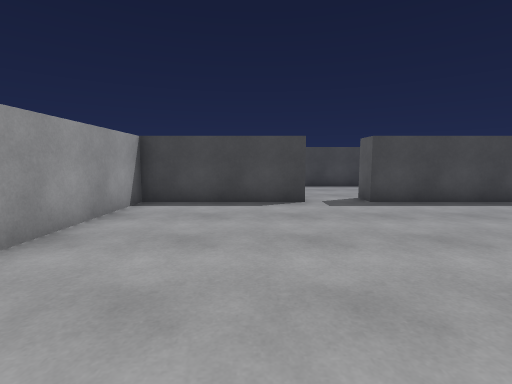
View 1 (above)

15 first-person views from a walk through a scene from a Unity 3-D project. The camera is 1.2 m above the floor, tilts 6° down and sees 85° across. Doors are open. The floor is counted in squares, 1 m on a side. Each view is taken from the middle of a square. On the plan, view 1 faces up. The plan holds only what a view shows up to about 13 squares ahead; the rest is blank. The place goes on beyond the plan. The player is left out.

View 2
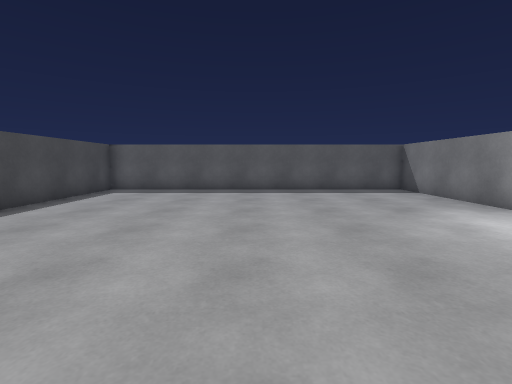

View 3
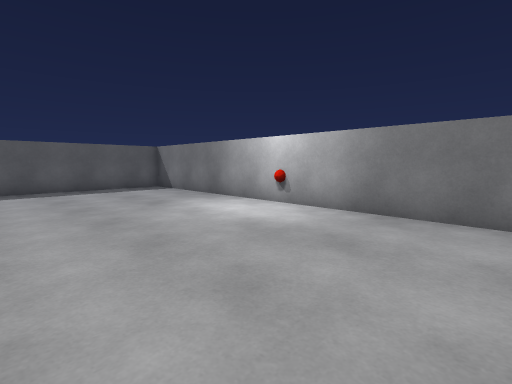

View 4
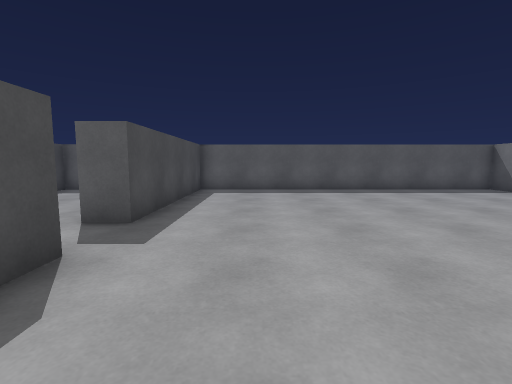

View 5
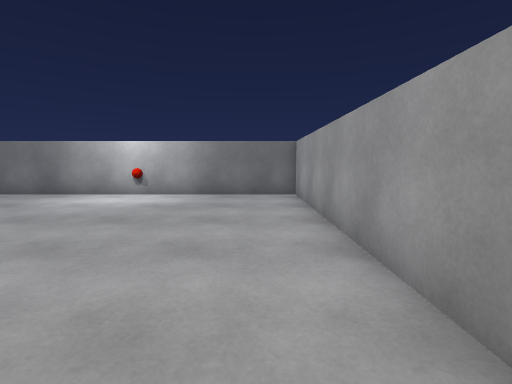

View 6
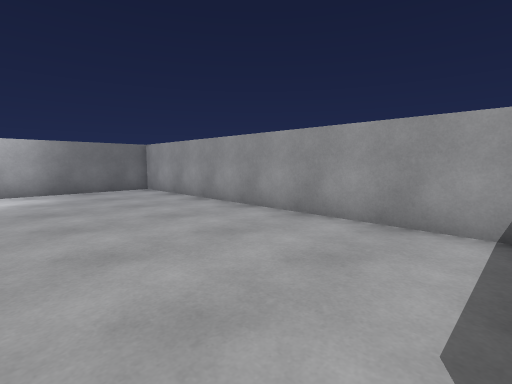

View 7
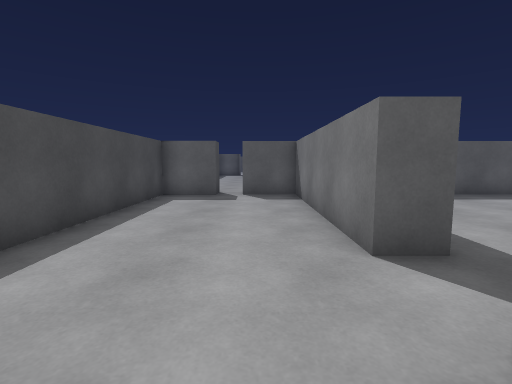

View 8
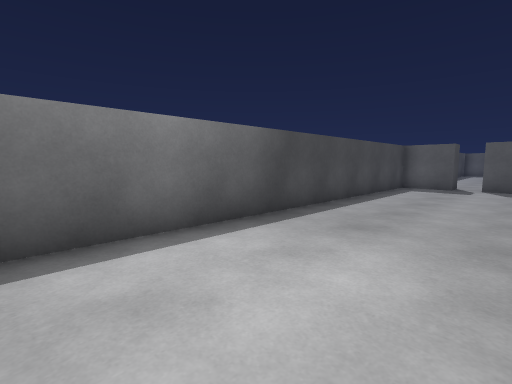

View 9
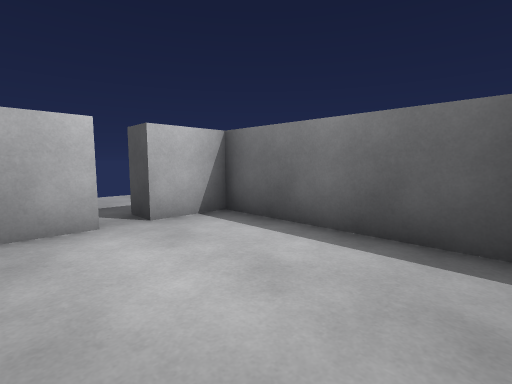

View 10
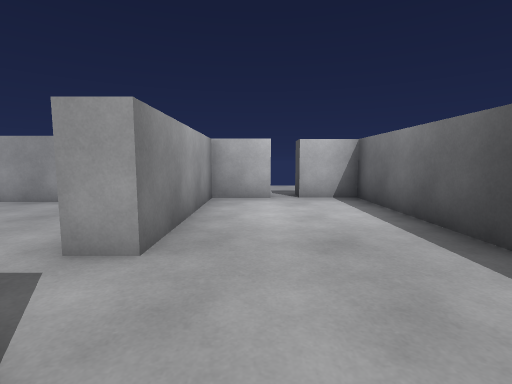

View 11
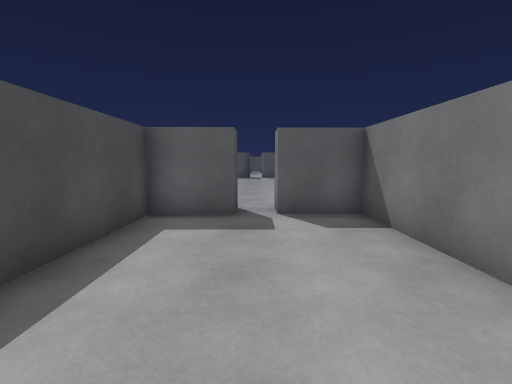

View 12
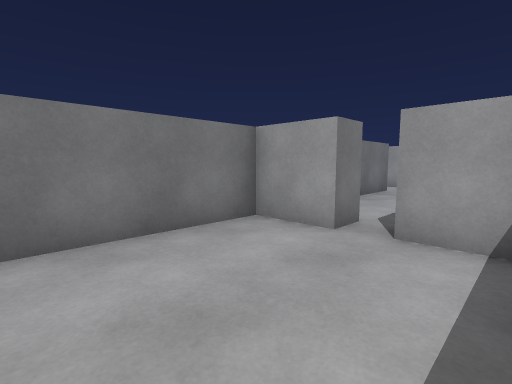

View 13
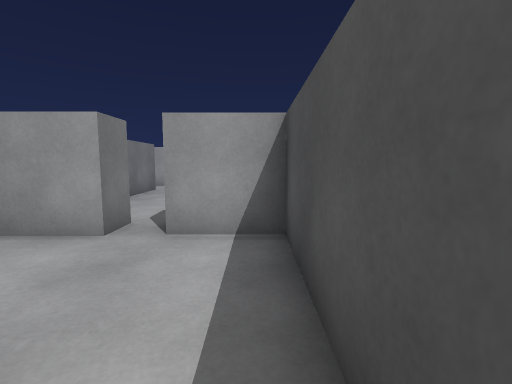

View 14
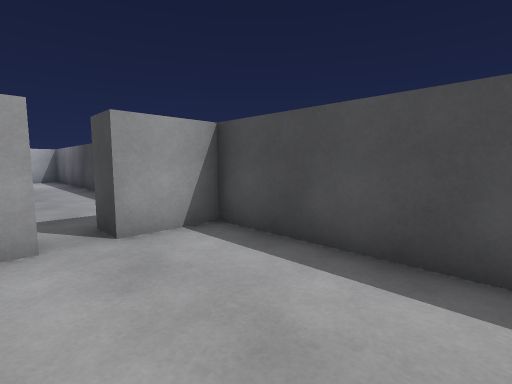

View 15
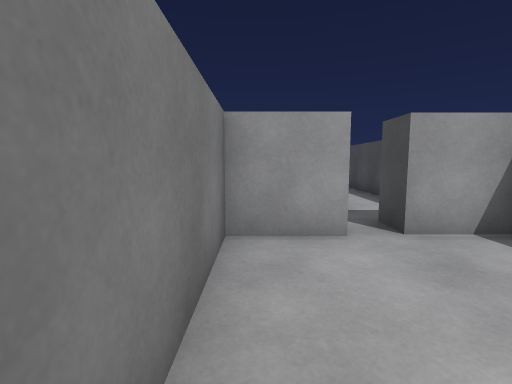

### Floor plan
Points are (right, up) in squares from view 1. A wall is a line through its corners. A room is listed if a view was taken in it or the views show most of it. See-through windows are left out.
Room 1 (views 1, 2, 3, 4, 5, 6)
walls: (1.5, 8.5) (-3.5, 8.5) (-3.5, -4.5) (10.5, -4.5) (10.5, 8.5) (3.5, 8.5)
ways out: opening at (2.5, 9) to room 2
Room 2 (views 7, 8, 9, 10, 11)
walls: (3.5, 8.5) (3.5, 9.5) (10.5, 9.5) (10.5, 11.5) (11.4, 11.5); (-4.5, 11.6) (-4.5, 9.5) (1.5, 9.5) (1.5, 8.5); (11.4, 12.5) (10.5, 12.5) (10.5, 14.5) (-4.5, 14.5) (-4.5, 12.5)
ways out: opening at (2.5, 9) to room 1; opening at (11, 12) to room 3; opening at (-5, 12)
Room 3 (views 12, 13, 14, 15)
walls: (11.4, 11.5) (11.4, 9.5) (15.9, 9.5); (16, 14.5) (11.4, 14.5) (11.4, 12.5)
ways out: opening at (11, 12) to room 2

Positions as (right, up) in squares from view 1, and headings:
1: (0, 0), facing up
2: (-2, 2), facing right
3: (-3, 2), facing down-right
4: (-2, 6), facing right
5: (-2, 6), facing down
6: (2, 8), facing down-left
7: (0, 11), facing right
8: (-4, 10), facing up-right
9: (1, 10), facing up-left
10: (5, 11), facing left
11: (4, 12), facing right
12: (16, 14), facing down-left
13: (16, 14), facing left
14: (16, 11), facing up-left
15: (16, 10), facing left
